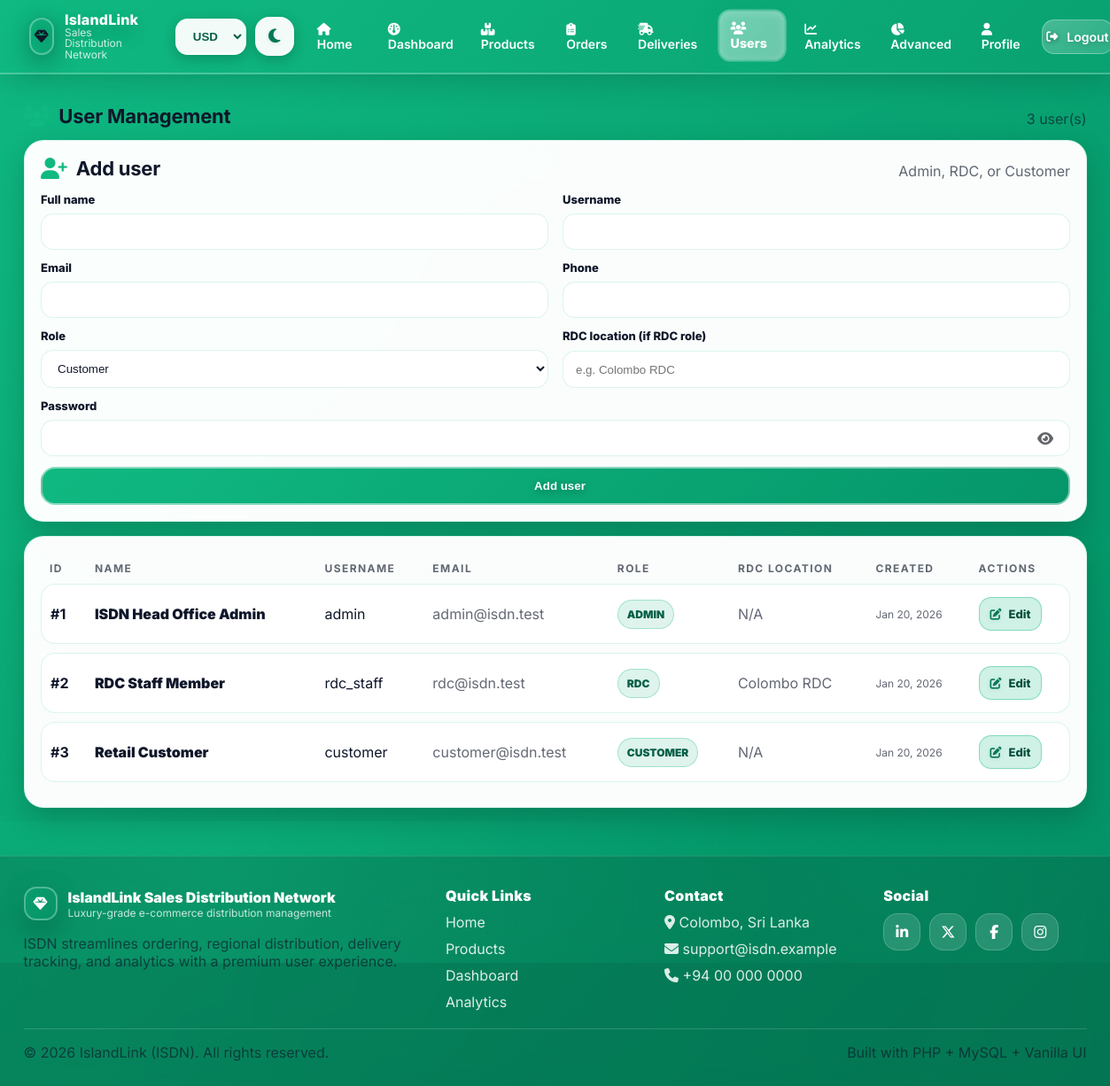
/users.php (signed in), run on the app's committed database.
### tables this page shows
CREATE TABLE `users` (
  `id` INT NOT NULL AUTO_INCREMENT,
  `username` VARCHAR(50) NOT NULL,
  `password` VARCHAR(255) NOT NULL,
  `role` ENUM('admin','rdc','customer') NOT NULL DEFAULT 'customer',
  `name` VARCHAR(100) NOT NULL,
  `email` VARCHAR(100) NOT NULL,
  `phone` VARCHAR(20) NULL,
  `rdc_location` VARCHAR(50) NULL,
  `profile_image` VARCHAR(255) NULL,
  `created_at` TIMESTAMP NOT NULL DEFAULT CURRENT_TIMESTAMP,
  PRIMARY KEY (`id`),
  UNIQUE KEY `uq_users_username` (`username`),
  UNIQUE KEY `uq_users_email` (`email`)
);

### db.php (called while the page is built, shortened)
<?php
function is_logged_in() {
  return isset($_SESSION['user']) && isset($_SESSION['user']['id']);
}
function current_user() {
  return is_logged_in() ? $_SESSION['user'] : null;
}
function currency_get() {
  return isset($_SESSION['currency']) && in_array($_SESSION['currency'], ['USD','LKR'], true)
    ? $_SESSION['currency'] : 'USD';
}

### users.php (the view, shortened to what this page needs)
<?php
require_once __DIR__ . '/db.php';
require_once __DIR__ . '/icons.php';
$users = [];
$r = mysqli_query($conn, "SELECT * FROM users ORDER BY created_at DESC");
if ($r) while ($row = mysqli_fetch_assoc($r)) $users[] = $row;
$currency = currency_get();
?>
<!doctype html>
<html lang="en" data-theme="<?php echo isset($_SESSION['theme']) ? htmlspecialchars($_SESSION['theme']) : 'light'; ?>" data-currency="<?php echo htmlspecialchars($currency); ?>">
<head>
  <link rel="stylesheet" href="https://cdnjs.cloudflare.com/ajax/libs/font-awesome/6.5.1/css/all.min.css">
  <link rel="stylesheet" href="style.css">
  <link rel="stylesheet" href="ecommerce-styles.css">
</head>
<body>
  <?php include __DIR__ . '/navbar.php'; ?>
  <main class="main">
    <div class="container">
      <div class="section-head">
        <h2><?php echo icon('users'); ?> User Management</h2>
        <span class="muted"><?php echo count($users); ?> user(s)</span>
      </div>
      <section class="card pad lift" style="margin-bottom:16px; animation-delay:.06s">
        <div class="section-head">
          <h2><?php echo icon('user-plus'); ?> Add user</h2>
          <span class="muted">Admin, RDC, or Customer</span>
        </div>
        <form class="form" method="post">
          <div class="grid cols-2">
            <div class="field">
              <label>Full name</label>
              <input class="input" name="name" required>
            </div>
            <div class="field">
              <label>Username</label>
              <input class="input" name="username" required>
            </div>
          </div>
          <div class="grid cols-2">
            <div class="field">
              <label>Email</label>
              <input class="input" name="email" type="email" required>
            </div>
            <div class="field">
              <label>Phone</label>
              <input class="input" name="phone">
            </div>
          </div>
          <div class="grid cols-2">
            <div class="field">
              <label>Role</label>
              <select class="select" name="role" required>
                <option value="customer">Customer</option>
              </select>
            </div>
            <div class="field">
              <label>RDC location (if RDC role)</label>
              <input class="input" name="rdc_location" placeholder="e.g. Colombo RDC">
            </div>
          </div>
          <div class="field">
            <label>Password</label>
            <div class="input-wrap">
              <input class="input" name="password" type="password" id="add_password" required>
              <button class="toggle-eye" type="button" data-toggle-password="#add_password" aria-label="Show password">
                <i class="fa-solid fa-eye"></i>
              </button>
            </div>
          </div>
          <button class="btn btn-primary" type="submit"><?php echo icon('sparkles'); ?> Add user</button>
        </form>
      </section>
      <section class="card pad lift" style="animation-delay:.12s">
        <table>
          <thead>
            <tr>
              <th>ID</th>
              <th>Name</th>
              <th>Username</th>
              <th>Email</th>
              <th>Role</th>
              <th>RDC Location</th>
              <th>Created</th>
              <th>Actions</th>
            </tr>
          </thead>
          <tbody>
            <?php foreach ($users as $usr): ?>
              <tr>
                <td><strong>#<?php echo (int)$usr['id']; ?></strong></td>
                <td style="font-weight:1000"><?php echo htmlspecialchars($usr['name']); ?></td>
                <td><?php echo htmlspecialchars($usr['username']); ?></td>
                <td class="muted"><?php echo htmlspecialchars($usr['email']); ?></td>
                <td><span class="badge-status"><?php echo strtoupper($usr['role']); ?></span></td>
                <td class="muted"><?php echo htmlspecialchars($usr['rdc_location'] ?: 'N/A'); ?></td>
                <td class="muted" style="font-size:12px"><?php echo date('M d, Y', strtotime($usr['created_at'])); ?></td>
                <td>
                  <details style="display:inline-block">
                    <summary class="btn btn-mini btn-ghost"><?php echo icon('pen-to-square'); ?> Edit</summary>
                  </details>
                </td>
              </tr>
            <?php endforeach; ?>
          </tbody>
        </table>
      </section>
    </div>
  </main>
  <?php include __DIR__ . '/footer.php'; ?>
</body>
</html>

### navbar.php (shortened to what this page needs)
<?php
require_once __DIR__ . '/db.php';
require_once __DIR__ . '/icons.php';
$u = current_user();
$role = $u ? $u['role'] : 'guest';
$currentPage = basename($_SERVER['PHP_SELF']);
function is_active($page) {
  global $currentPage;
  return $currentPage === $page ? 'active' : '';
}
?>
<nav class="navbar">
  <div class="nav-inner">
    <a class="brand" href="index.php">
      <span class="brand-mark">
        <i class="fa-solid fa-gem"></i>
      </span>
      <span class="brand-text">
        <span class="brand-title">IslandLink</span>
        <span class="brand-sub">Sales Distribution Network</span>
      </span>
    </a>
    <?php include __DIR__ . '/navbar-controls.php'; ?>
    <div class="nav-links">
      <?php if ($role === 'admin'): ?>
        <a href="index.php" class="<?php echo is_active('index.php'); ?>"><?php echo icon('house'); ?> Home</a>
        <a href="dashboard.php" class="<?php echo is_active('dashboard.php'); ?>"><?php echo icon('gauge'); ?> Dashboard</a>
        <a href="products.php" class="<?php echo is_active('products.php'); ?>"><?php echo icon('boxes-stacked'); ?> Products</a>
        <a href="orders.php" class="<?php echo is_active('orders.php'); ?>"><?php echo icon('clipboard-list'); ?> Orders</a>
        <a href="delivery.php" class="<?php echo is_active('delivery.php'); ?>"><?php echo icon('truck-fast'); ?> Deliveries</a>
        <a href="users.php" class="<?php echo is_active('users.php'); ?>"><?php echo icon('users'); ?> Users</a>
        <a href="analytics.php" class="<?php echo (is_active('analytics.php') || is_active('advanced-analytics.php')); ?>"><?php echo icon('chart-line'); ?> Analytics</a>
        <a href="advanced-analytics.php" class="<?php echo is_active('advanced-analytics.php'); ?>"><?php echo icon('chart-pie'); ?> Advanced</a>
        <a href="profile.php" class="<?php echo is_active('profile.php'); ?>"><?php echo icon('user'); ?> Profile</a>
        <a class="btn btn-mini" href="logout.php"><?php echo icon('right-from-bracket'); ?> Logout</a>
      <?php endif; ?>
    </div>
  </div>
</nav>

### navbar-controls.php (shortened to what this page needs)
<?php
require_once __DIR__ . '/db.php';
require_once __DIR__ . '/icons.php';
$currency = currency_get();
?>
<div class="nav-controls">
  <div class="nav-control">
    <select id="currencySelect" class="select luxury-select" data-currency-select>
      <option value="USD" <?php echo $currency === 'USD' ? 'selected' : ''; ?>>USD</option>
    </select>
  </div>
  <button type="button" class="btn btn-ghost btn-icon" data-theme-toggle aria-label="Toggle theme">
    <i class="fa-solid fa-moon"></i>
  </button>
</div>

### icons.php
<?php
function icon($name, $extra = '') {
  $name = preg_replace('/[^a-z0-9\- ]/i', '', (string)$name);
  $extra = preg_replace('/[^a-z0-9\-\_ ]/i', '', (string)$extra);
  return '<i class="fa-solid fa-' . $name . ' ' . $extra . '"></i>';
}

### footer.php
<?php require_once __DIR__ . '/icons.php'; ?>
<footer class="footer">
  <div class="footer-glow"></div>
  <div class="container">
    <div class="footer-grid">
      <div class="footer-col">
        <div class="footer-brand">
          <span class="brand-mark small"><i class="fa-solid fa-gem"></i></span>
          <div>
            <div class="footer-title">IslandLink Sales Distribution Network</div>
            <div class="footer-sub">Luxury-grade e-commerce distribution management</div>
          </div>
        </div>
        <p class="muted">
          ISDN streamlines ordering, regional distribution, delivery tracking, and analytics with a premium user experience.
        </p>
      </div>
      <div class="footer-col">
        <div class="footer-head">Quick Links</div>
        <div class="footer-links">
          <a href="index.php">Home</a>
          <a href="products.php">Products</a>
          <a href="dashboard.php">Dashboard</a>
          <a href="analytics.php">Analytics</a>
        </div>
      </div>
      <div class="footer-col">
        <div class="footer-head">Contact</div>
        <div class="footer-links">
          <span><i class="fa-solid fa-location-dot"></i> Colombo, Sri Lanka</span>
          <span><i class="fa-solid fa-envelope"></i> support@isdn.example</span>
          <span><i class="fa-solid fa-phone"></i> +94 00 000 0000</span>
        </div>
      </div>
      <div class="footer-col">
        <div class="footer-head">Social</div>
        <div class="social">
          <a class="social-btn" href="#" aria-label="LinkedIn"><i class="fa-brands fa-linkedin-in"></i></a>
          <a class="social-btn" href="#" aria-label="Twitter"><i class="fa-brands fa-x-twitter"></i></a>
          <a class="social-btn" href="#" aria-label="Facebook"><i class="fa-brands fa-facebook-f"></i></a>
          <a class="social-btn" href="#" aria-label="Instagram"><i class="fa-brands fa-instagram"></i></a>
        </div>
      </div>
    </div>
    <div class="footer-bottom">
      <div class="muted">© <?php echo date('Y'); ?> IslandLink (ISDN). All rights reserved.</div>
      <div class="muted">Built with PHP + MySQL + Vanilla UI</div>
    </div>
  </div>
</footer>

### ecommerce-styles.css (style rules this page uses)
.section-head { display:flex; align-items:flex-end; justify-content:space-between; gap: 16px; margin-bottom: 14px; }
.section-head h2 { margin:0; font-size: 22px; letter-spacing: -.01em; color: var(--text); display: flex; align-items: center; gap: 10px; }
.section-head h2 i, .section-head h2 .fa-solid { color: var(--primary); opacity: 1; font-size: 24px; }

### data on the page
users: id "1", name "ISDN Head Office Admin", username "admin", email "admin@isdn.test", role "ADMIN", rdc_location "N/A", created_at "Jan 20, 2026"
users: id "2", name "RDC Staff Member", username "rdc_staff", email "rdc@isdn.test", role "RDC", rdc_location "Colombo RDC", created_at "Jan 20, 2026"
users: id "3", name "Retail Customer", username "customer", email "customer@isdn.test", role "CUSTOMER", rdc_location "N/A", created_at "Jan 20, 2026"

### other printed values
count($users) "3"
